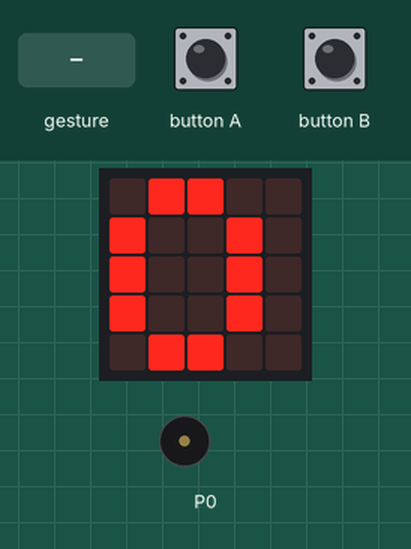
The program below on a simulated BBC micro:bit (MakeCode). On the bench: the board's 5×5 LED display, buzzer (waves = sounding). The inputs (shaded band) are chosen by the test bench. A tilt is held for 1.5 s and a shake lasts 1 s, then the board lies face up again.

Above: at 4.0 s.
4.1 s: gesture 'shake'
At 4.7 s:
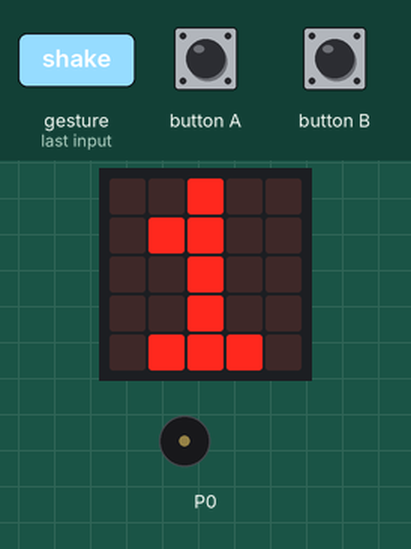
Timing chart, 0 to 7.1 s (numbered marks = the images above; inputs shaded):
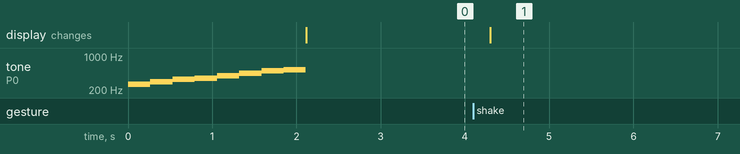

Measured:
- after the input at 4.1 s, the display: changes after 0.20 s (image 1)

The program:

main.ts
```typescript
input.onButtonPressed(Button.A, function () {
    basic.showString("" + (만보기수))
})
input.onGesture(Gesture.Shake, function () {
    만보기수 += 1
    만보기총합수 += 1
    basic.showString("" + (만보기수))
    if (만보기수 > 9999) {
        멜로디연주()
        만보기수 = 0
    }
})
input.onButtonPressed(Button.B, function () {
    basic.showString("" + (만보기총합수))
})
function 멜로디연주 () {
    music.playMelody("C C C C C C C C ", 2000)
    music.playMelody("D D D D D D D D ", 2000)
    music.playMelody("E E E E E E E E ", 2000)
    music.playMelody("F F F F F F F F ", 2000)
    music.playMelody("G G G G G G G G ", 2000)
    music.playMelody("A A A A A A A A ", 2000)
    music.playMelody("B B B B B B B B ", 2000)
    music.playMelody("C5 C5 C5 C5 C5 C5 C5 C5 ", 2000)
}
let 만보기총합수 = 0
let 만보기수 = 0
멜로디연주()
만보기수 = 0
만보기총합수 = 만보기수
basic.showString("" + (만보기총합수))
```

test.ts
```typescript
// 테스트는 여기로 이동합니다; 이 패키지가 확장으로 사용될 때 컴파일되지 않을 것 입니다.
```
